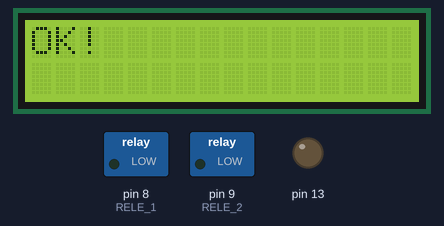
Recording of a sketch running on a simulated Arduino Uno, built with avr-gcc and run on an emulated ATmega328P. Parts: 16×2 character LCD, switched loads named in the sketch (green lamp = pin HIGH), output pins drawn as LEDs (lit = HIGH). The local clock reads 2024-03-15 10:24:30 at power-on unless the sketch sets it.

Above: at 0.1 s.
At 0.7 s:
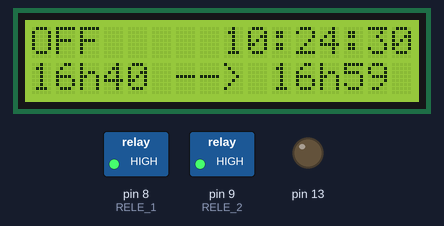
At 9.8 s:
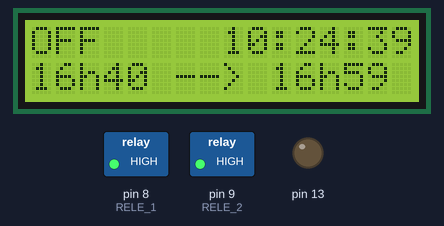
At 19.9 s:
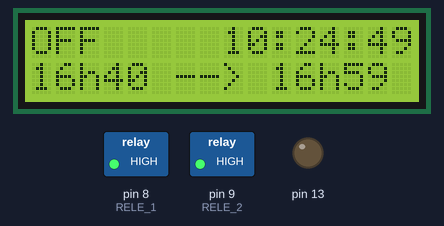
At 28.9 s:
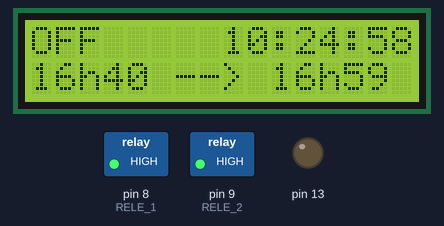
At 39.0 s:
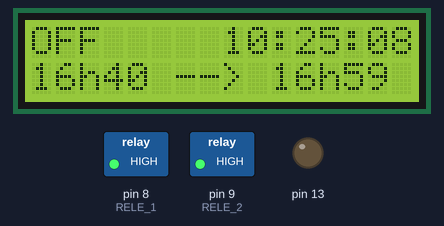

The sketch:

i2c_lcd_timer.ino
```cpp
/*----- LCD -----*/
// i2c:     SDA pin   -> Arduino Analogic 4
//          SCL pin   -> Arduino Analogic 5
#include <Wire.h>
#include <LiquidCrystal_I2C.h>
LiquidCrystal_I2C lcd(0x3F,16,2);  // set the LCD address to 0x3F for a 16 chars and 2 line display


/*----- RTC -----*/
// DS1302:  CE pin    -> Arduino Digital 2 (RST)
//          I/O pin   -> Arduino Digital 3 (DAT)
//          SCLK pin  -> Arduino Digital 4 (CLK)

#include <DS1302.h>
DS1302 rtc(2, 3, 4); //RealTimeClock

/*----- RELE -----*/
//  Rele 1 pin   -> Arduino Digital 8
//  Rele 2 pin   -> Arduino Digital 9
int RELE_1 = 8;
int RELE_2 = 9;

int horaInicio = 16;
int horaTermino = 16;
int horaAux;
int minInicio = 40;
int minTermino = 59;
int minAux;


String buffer;
boolean up = false;
boolean serial = false;


void setup() {
  pinMode(13, OUTPUT);
  pinMode(RELE_1, OUTPUT);
  pinMode(RELE_2, OUTPUT);
  if(serial) {
    Serial.begin(9600);
  }
  digitalWrite(12, HIGH);
  setupLCD();

  digitalWrite(RELE_1, HIGH);
  digitalWrite(RELE_2, HIGH);


  //enable this to ajust the first data and clock
  //Day, month, year, hour, minute, second, weekDay
  //configFirstTime(21, 8,  2021, 16, 44, 0, THURSDAY);
}


void loop() {
  //lcd.clear();
  lcd.setCursor(8, 0);
  lcd.print(rtc.getTimeStr());
  if (serial) {
    Serial.println(rtc.getTimeStr());
  }
  lcd.setCursor(0, 0);
  if (up) {
    lcd.print("ON ");
  } else {
    lcd.print("OFF");
  }
  //lcd.setCursor(0, 1);
  //lcd.print(rtc.getDateStr());
  delay(990);

  turnOnOff();
}

void turnOnOff() {
  buffer = rtc.getTimeStr();
  horaAux = buffer.substring(0,2).toInt();//hora atual//21
  if (horaAux >= horaInicio && horaAux <= horaTermino) { //21>=20 20<=22
    minAux = buffer.substring(3,5).toInt();//minuto atual
    if (minAux >= minInicio && minAux <= minTermino) {
      digitalWrite(13, HIGH);
      digitalWrite(RELE_1, LOW);
      digitalWrite(RELE_2, LOW);
      up = true;
    }
  }

  if (horaAux >= horaTermino ) { //se hora de termino do agendamento >= hora atual
    minAux = buffer.substring(3,5).toInt();//minuto atual
    if (minAux >= minTermino) { //se minuto de inicio do agendamento >= minuto atual
      digitalWrite(13, LOW);
      digitalWrite(RELE_1, HIGH);
      digitalWrite(RELE_2, HIGH);
      up = false;
    }
  }
}


void setupLCD() {
  lcd.init();
  lcd.backlight();
  lcd.print("OK!");
  delay(600);
  lcd.clear();
  lcd.setCursor(0, 1);
  lcd.print(horaInicio);
  lcd.print("h");
  if (minInicio < 10) {
    lcd.print("0");
  }
  lcd.print(minInicio);
  lcd.print(" --> ");
  lcd.print(horaTermino);
  lcd.print("h");
  if (minTermino < 10) {
    lcd.print("0");
  }
  lcd.print(minTermino);
}


void configFirstTime(int D, int M, int Y, int H, int m, int s, int WK) {
  // Set the clock to run-mode, and disable the write protection
  rtc.halt(false);
  rtc.writeProtect(false);

  // The following lines can be commented out to use the values already stored in the DS1302
  rtc.setDOW(WK);        // Set Day-of-Week to FRIDAY
  rtc.setTime(H, m, s);     // Set the time to 12:00:00 (24hr format)
  rtc.setDate(D, M, Y);   // Set the date to April 11th, 2020
}
```

Measured:
- what the display in image 1 shows lasts 1.0 s, from 0.7 s to 1.7 s
